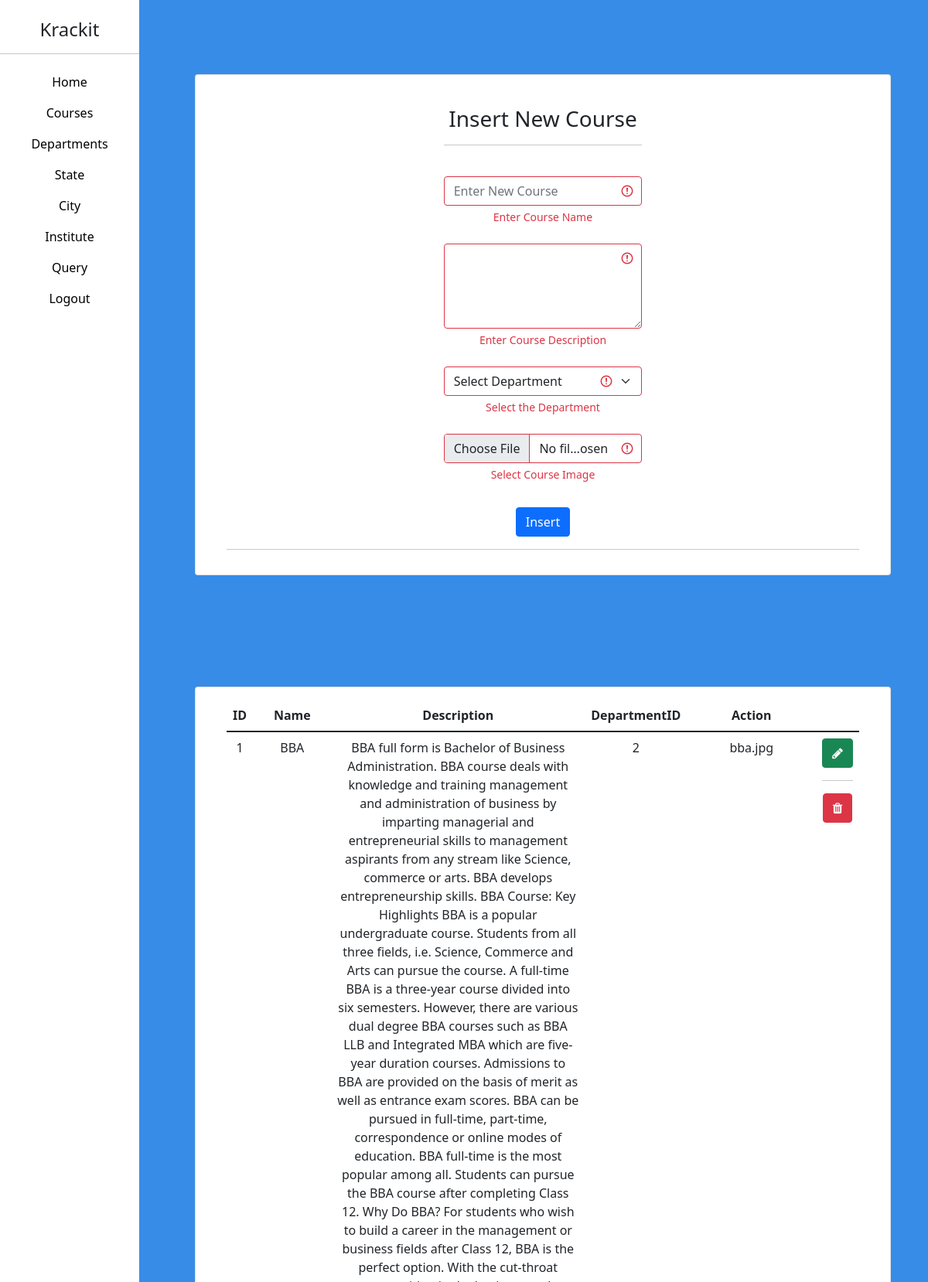
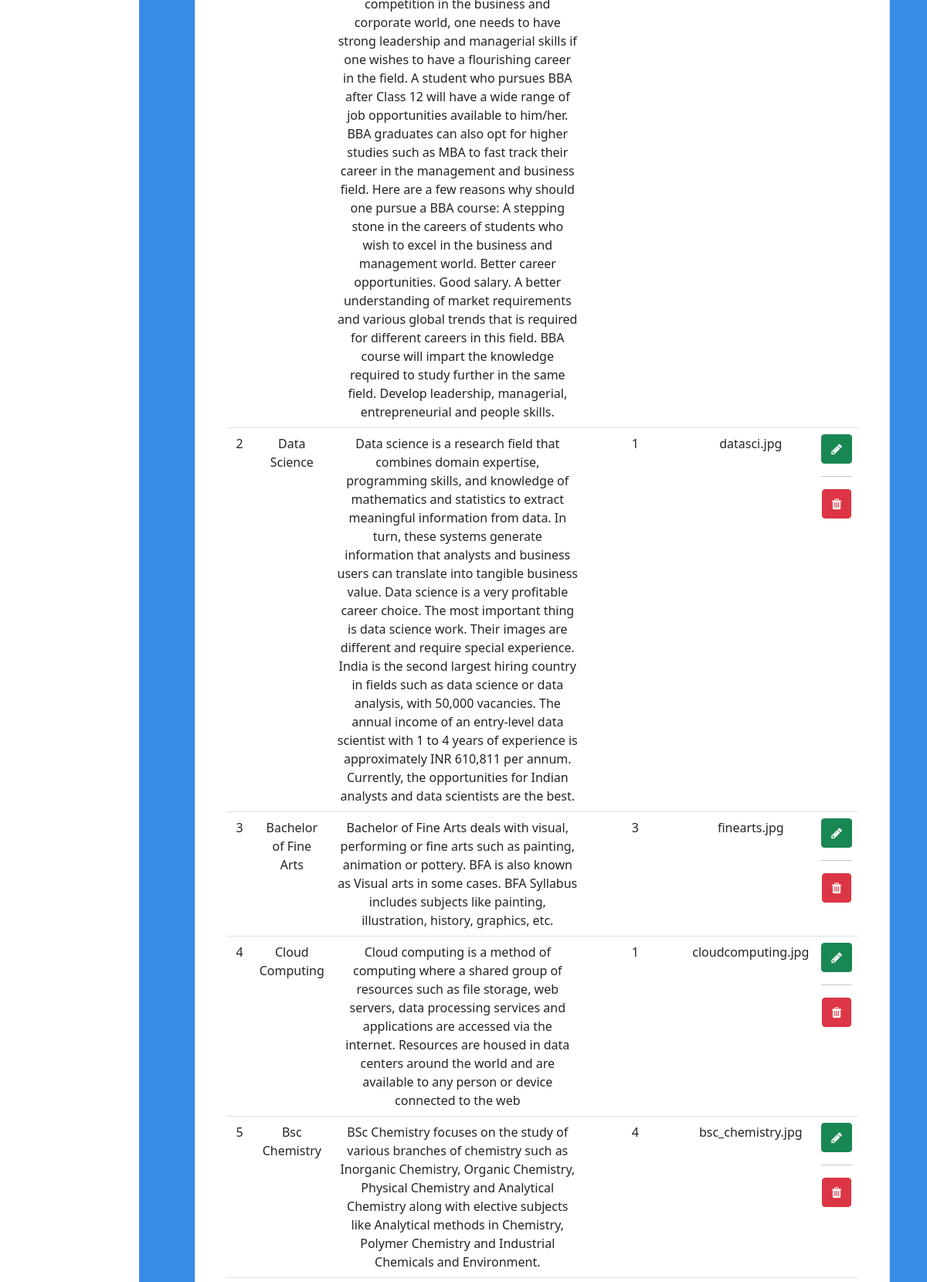
The app's page /admin_course.php (signed in, upper part) with its own data (2 pictures, top to bottom).
### tables this page shows
CREATE TABLE `tbl_course` (
  `cc_course_id` int(11) NOT NULL,
  `cc_course_name` varchar(250) NOT NULL,
  `cc_course_description` varchar(5000) DEFAULT NULL,
  `cc_dept_id` int(11) NOT NULL,
  `cc_course_img` longtext NOT NULL
);

### admin_course.php (the view, shortened to what this page needs)
<!DOCTYPE html>
<html lang="en">
<head>
    <link href="https://cdn.jsdelivr.net/npm/bootstrap@5.1.3/dist/css/bootstrap.min.css" rel="stylesheet">
    <link rel="stylesheet" href="https://cdnjs.cloudflare.com/ajax/libs/font-awesome/4.7.0/css/font-awesome.min.css">
</head>
<body class="clri">
<div class="row">
    <div class="col-md-2">
        <?php
            include('admin_nav_bar.php');
        ?>
    </div>
    <div class="col-md-10">
    <form method="post" class="was-validated" enctype="multipart/form-data">
        <br>
        <br>
        <div class="card bg-white p-3 m-5">
            <br>
        <div class="container" align="center">
            <div class="row">
                <div class="col-md-4"></div>
                <div class="col-md-4">
                    <h3 align="center">Insert New Course</h3>
                    <hr>
                    <br>
                    <input type="text" placeholder="Enter New Course" class="form-control" required name="cnm">
                    <div class="invalid-feedback">Enter Course Name</div>
                    <br>
                    <textarea name="desc" rows=4 class="form-control" pattern="[A-Za-z0-9'\.\-\s\,]{10,600}" required></textarea>
                            <div class="invalid-feedback">Enter Course Description</div>
                    <br>
                    <select class="form-select" id="cmbdept" name="cmbdept" required>
                        <option disabled value="" selected>Select Department</option>
                    </select>
                    <div class="invalid-feedback">Select the Department</div>
                    <br>
                    <input type="file" name="cimg" class="form-control" required>
                    <div class="invalid-feedback">Select Course Image</div>
                </div>
                <div class="col-md-4"></div>
            </div>
            <br>
            <button type="submit" name="btnsub" class="btn btn-primary">Insert</button>
            <hr>
        </div>
        </div>
        <br>
        <br>
        <div class="card bg-white p-3 m-5">
        <div class="container">
            <div class="row">
                <div class="col-md-12">
        <table class="table table-stripped table-hover">
            <thead align="center">
                <th>ID</th>
                <th>Name</th>
                <th>Description</th>
                <th>DepartmentID</th>
                <th>Action</th>
            </thead>
            <tbody>
                <?php
                    include('conn.php');
                    $sql="select * from tbl_course";
                    $res=mysqli_query($conn,$sql);
                    while($row=mysqli_fetch_assoc($res))
                    {
                ?>
                <tr align="center">
                    <td><?php echo $row['cc_course_id']; ?></td>
                    <td><?php echo $row['cc_course_name']; ?></td>
                    <td><?php echo $row['cc_course_description'];?></td>
                    <td><?php echo $row['cc_dept_id']; ?></td>
                    <td><?php echo $row['cc_course_img']; ?></td>
                    <td>
                        <a class="btn btn-success" href="admin_course_update.php?courseid=<?php echo $row['cc_course_id']; ?>"><i class="fa fa-pencil"></i></a>
                        <hr>
                        <a class="btn btn-danger" href="admin_course_delete.php?courseid=<?php echo $row['cc_course_id']; ?>"><i class="fa fa-trash"></i></a>
                    </td>
                </tr>
                <?php
                    }
                ?>
            </tbody>
        </table>
                </div>
        </div>
                </div>
        </div>
    </form>
</div>
</body>
</html>

### admin_course.php (style rules this page uses)
.clri { background-color: #378CE7; background-size: cover; background-repeat: no-repeat; }

### records on screen
tbl_course: cc_course_id "1", cc_course_name "BBA", cc_course_description "BBA full form is Bachelor of Business Administration. BBA course deals with knowledge and training management and administration of business by imparting managerial and entrepreneurial skills to management aspirants from any stream like Science, commerce or arts. BBA develops entrepreneurship skills. BBA Course: Key Highlights BBA is a popular undergraduate course. Students from all three fields, i.e. Science, Commerce and Arts can pursue the course. A full-time BBA is a three-year course divided into six semesters. However, there are various dual degree BBA courses such as BBA LLB and Integrated MBA which are five-year duration courses. Admissions to BBA are provided on the basis of merit…", cc_dept "2", cc_course_img "bba.jpg"
tbl_course: cc_course_id "2", cc_course_name "Data Science", cc_course_description "Data science is a research field that combines domain expertise, programming skills, and knowledge of mathematics and statistics to extract meaningful information from data. In turn, these systems generate information that analysts and business users can translate into tangible business value. Data science is a very profitable career choice. The most important thing is data science work. Their images are different and require special experience. India is the second largest hiring country in fields such as data science or data analysis, with 50,000 vacancies. The annual income of an entry-level data scientist with 1 to 4 years of experience is approximately INR 610,811 per annum. Currently,…", cc_dept "1", cc_course_img "datasci.jpg"
tbl_course: cc_course_id "3", cc_course_name "Bachelor of Fine Arts", cc_course_description "Bachelor of Fine Arts deals with visual, performing or fine arts such as painting, animation or pottery. BFA is also known as Visual arts in some cases. BFA Syllabus includes subjects like painting, illustration, history, graphics, etc.", cc_dept "3", cc_course_img "finearts.jpg"
tbl_course: cc_course_id "4", cc_course_name "Cloud Computing", cc_course_description "Cloud computing is a method of computing where a shared group of resources such as file storage, web servers, data processing services and applications are accessed via the internet. Resources are housed in data centers around the world and are available to any person or device connected to the web", cc_dept "1", cc_course_img "cloudcomputing.jpg"
tbl_course: cc_course_id "5", cc_course_name "Bsc Chemistry", cc_course_description "BSc Chemistry focuses on the study of various branches of chemistry such as Inorganic Chemistry, Organic Chemistry, Physical Chemistry and Analytical Chemistry along with elective subjects like Analytical methods in Chemistry, Polymer Chemistry and Industrial Chemicals and Environment.", cc_dept "4", cc_course_img "bsc_chemistry.jpg"
